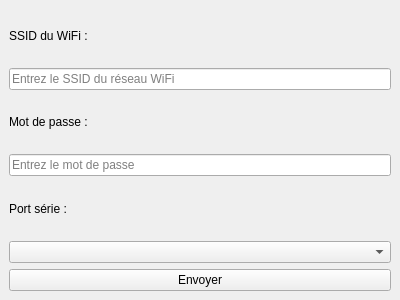
<?xml version="1.0" encoding="UTF-8"?>
<ui version="4.0">
 <class>ConfigWindow</class>
 <widget class="QMainWindow" name="ConfigWindow">
  <property name="geometry">
   <rect>
    <x>0</x>
    <y>0</y>
    <width>400</width>
    <height>300</height>
   </rect>
  </property>
  <property name="windowTitle">
   <string>Configurer la Sonde</string>
  </property>
  <widget class="QWidget" name="centralwidget">
   <layout class="QVBoxLayout" name="verticalLayout">
    <item>
     <widget class="QLabel" name="label_ssid">
      <property name="text">
       <string>SSID du WiFi :</string>
      </property>
     </widget>
    </item>
    <item>
     <widget class="QLineEdit" name="ssidLineEdit">
      <property name="placeholderText">
       <string>Entrez le SSID du réseau WiFi</string>
      </property>
     </widget>
    </item>
    <item>
     <widget class="QLabel" name="label_password">
      <property name="text">
       <string>Mot de passe :</string>
      </property>
     </widget>
    </item>
    <item>
     <widget class="QLineEdit" name="passwordLineEdit">
      <property name="echoMode">
       <enum>QLineEdit::Password</enum>
      </property>
      <property name="placeholderText">
       <string>Entrez le mot de passe</string>
      </property>
     </widget>
    </item>
    <item>
     <widget class="QLabel" name="label_port">
      <property name="text">
       <string>Port série :</string>
      </property>
     </widget>
    </item>
    <item>
     <widget class="QComboBox" name="portComboBox"/>
    </item>
    <item>
     <widget class="QPushButton" name="sendButton">
      <property name="text">
       <string>Envoyer</string>
      </property>
     </widget>
    </item>
   </layout>
  </widget>
 </widget>
 <resources/>
 <connections/>
</ui>
